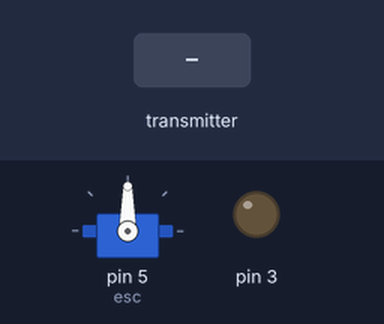
Simulated run of this sketch. Board: Arduino Uno, built with avr-gcc and run on an emulated ATmega328P. Parts: servo, output pins drawn as LEDs (lit = HIGH). The inputs (shaded band) are chosen by the test bench. No radio packets arrive unless stated.

Above: at 1.5 s.
1.6 s: the transmitter starts sending received = 256
At 2.8 s:
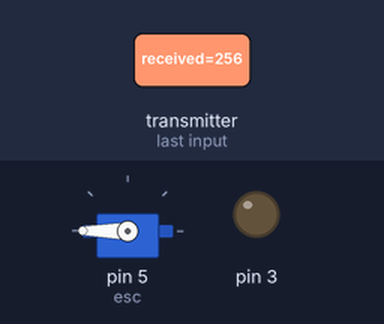
3.1 s: the transmitter starts sending received = 0
At 4.0 s:
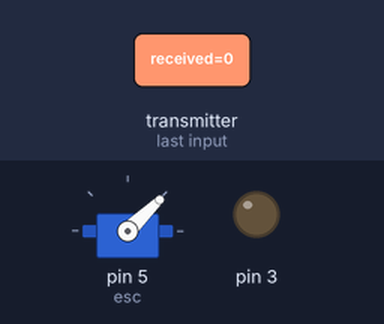
4.6 s: the transmitter starts sending received = 512
At 5.1 s:
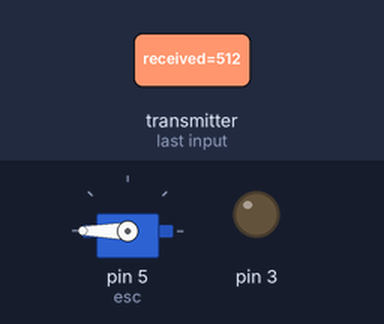
Timing chart, 0 to 7.6 s (numbered marks = the images above; inputs shaded):
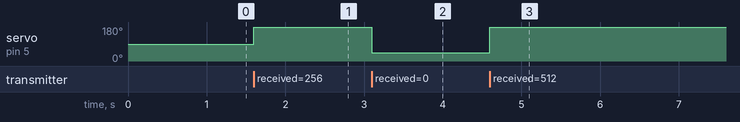

Measured:
- after the input at 1.6 s, servo on pin 5 (esc): 90° → 180° at once
- after the input at 3.1 s, servo on pin 5 (esc): 180° → 44° at once
- after the input at 4.6 s, servo on pin 5 (esc): 44° → 180° at once

The sketch:

NRFReceiver.ino
```cpp
#include <SPI.h>
#include <nRF24L01.h>
#include <RF24.h>
#include <Servo.h>

//
RF24 radio(6, 11); // CE, CSN
const byte address[6] = "node1";

//
int received = 0;
int spd = 1000;
int spdAnterior = 1000;

//
Servo esc;

//
int inverter = 0;
unsigned long currentMillis = 0;
unsigned long previousMillis = 0; // will store last time LED was updated
long interval = 0;
bool ledState = LOW;

void setup() {
  esc.attach(5);
  pinMode(3, OUTPUT);
  delay(300);
  radio.begin();
  radio.setPALevel(RF24_PA_MIN);
  radio.setDataRate(RF24_2MBPS);
  radio.setChannel(124);
  radio.openReadingPipe(0, address);
  radio.startListening();
}
void loop() {

  if (radio.available()) {
    radio.read(&received, sizeof(received));

    currentMillis = millis();

    inverter = map(received, 0, 100, 100, 0);
    interval = inverter * 10;

    if (currentMillis - previousMillis >= interval) {
      // save the last time you blinked the LED
      previousMillis = currentMillis;

      // if the LED is off turn it on and vice-versa:
      if (received != 0) {
        if (ledState == LOW) {
          ledState = HIGH;
        } else {
          ledState = LOW;
        }
      } else {
        ledState = LOW;
      }

      // set the LED with the ledState of the variable:
      digitalWrite(3, ledState);
    }

    spd = map(received, 0, 100, 1000, 2000);
    if (spd != spdAnterior) {
      esc.writeMicroseconds(spd);
    }
    spdAnterior = spd;
  }
}
```
